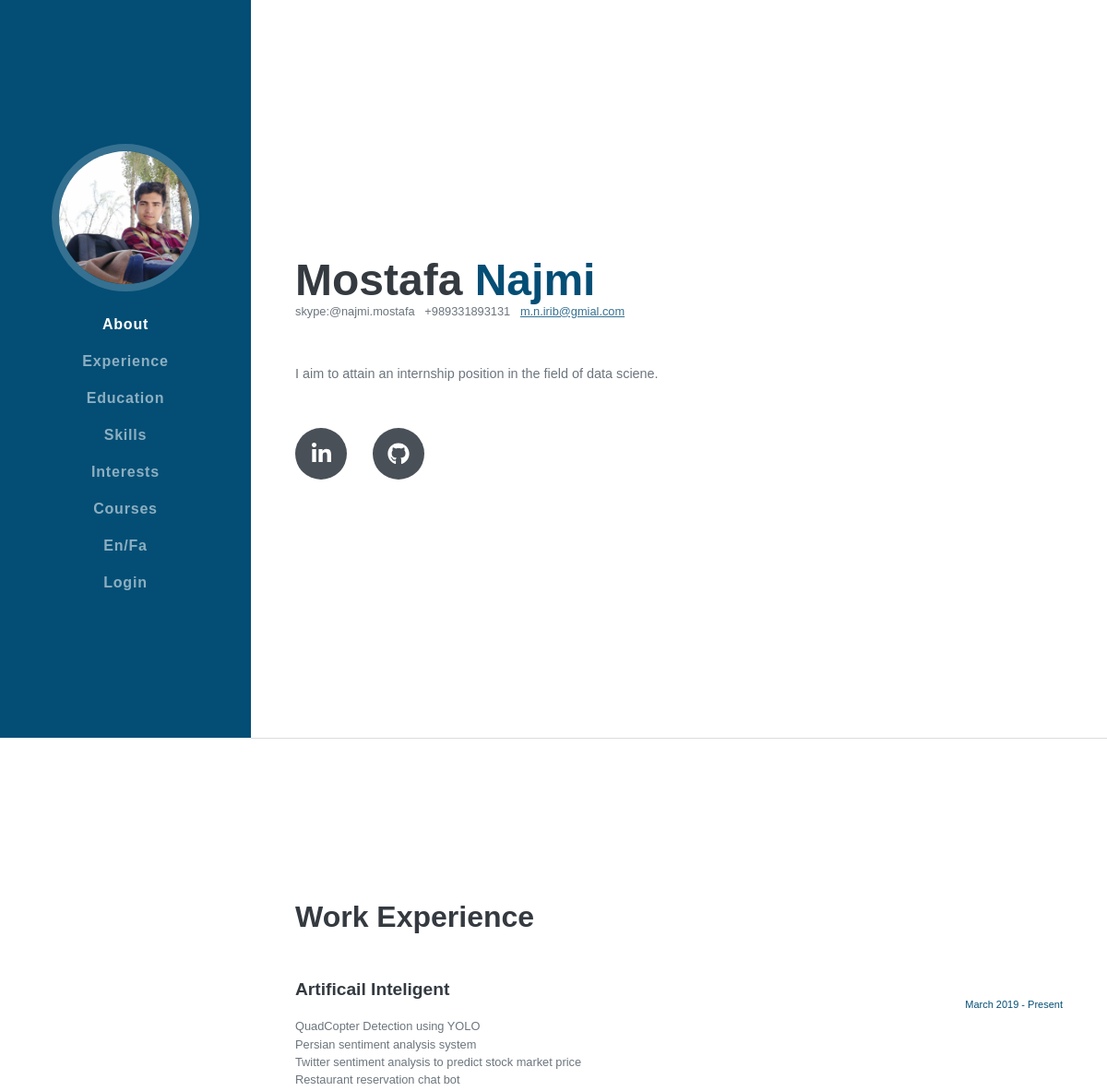
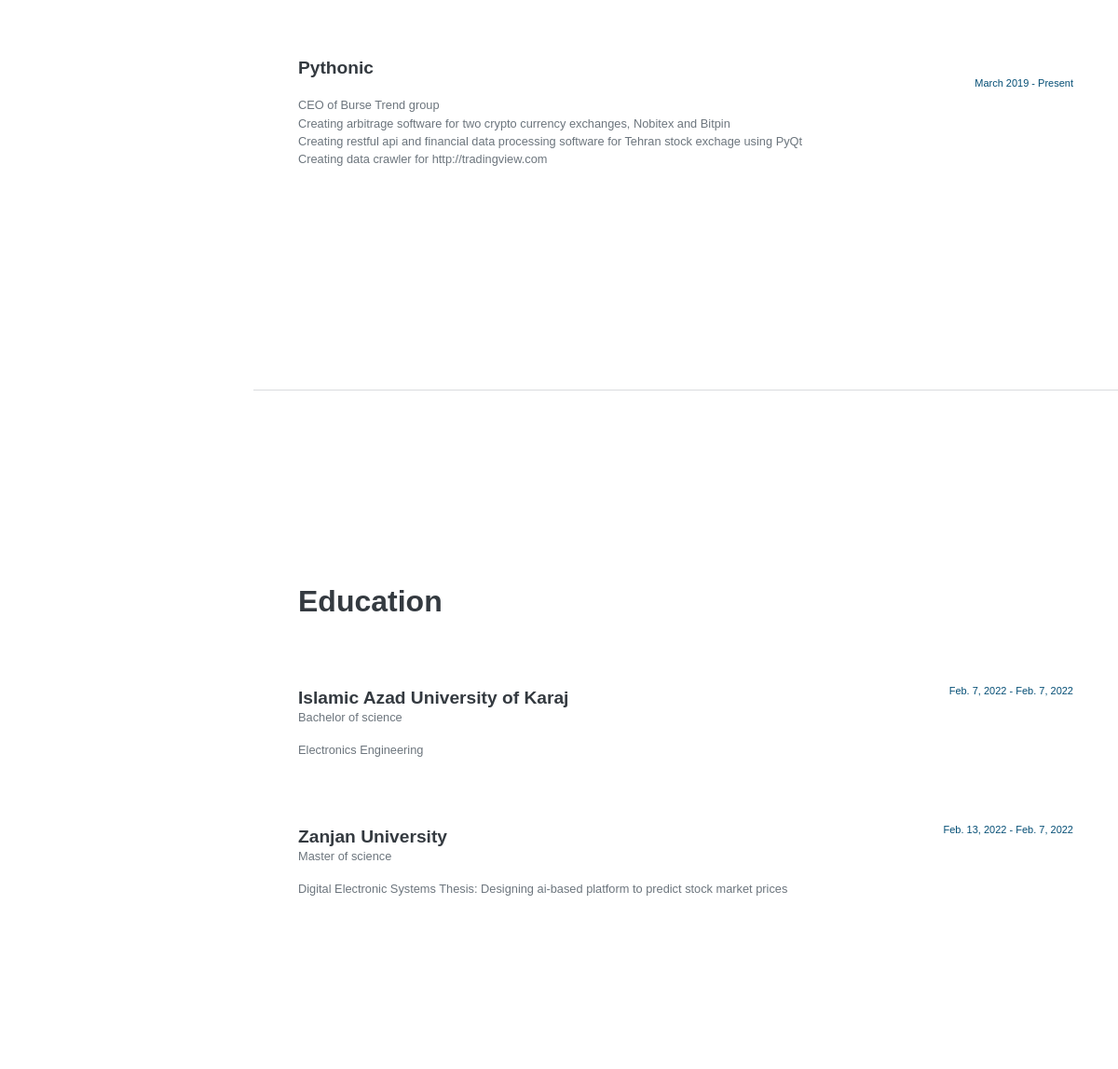
Page /resumesite/ (upper part) on the earlier database version (2 pictures, top to bottom).
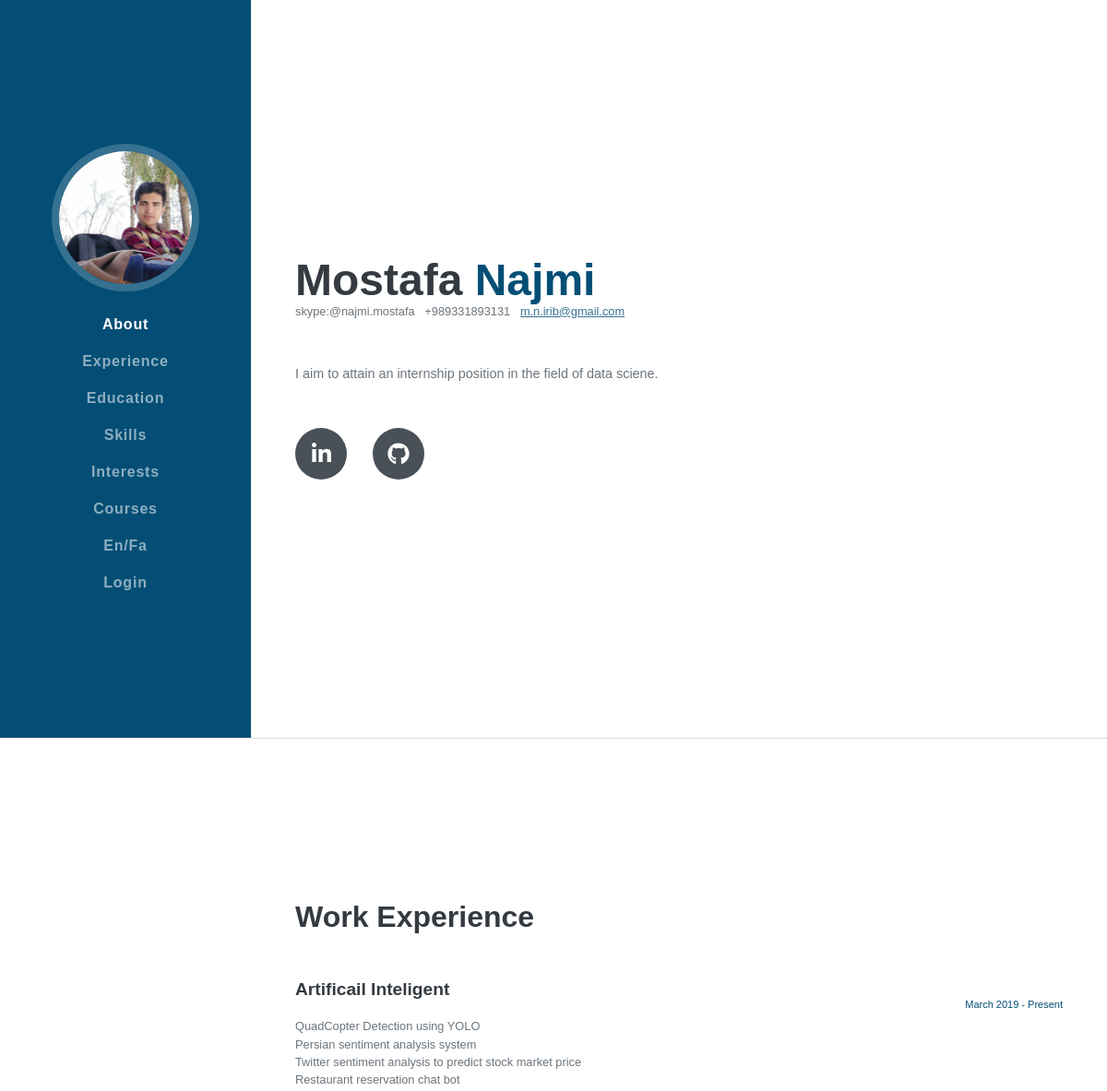
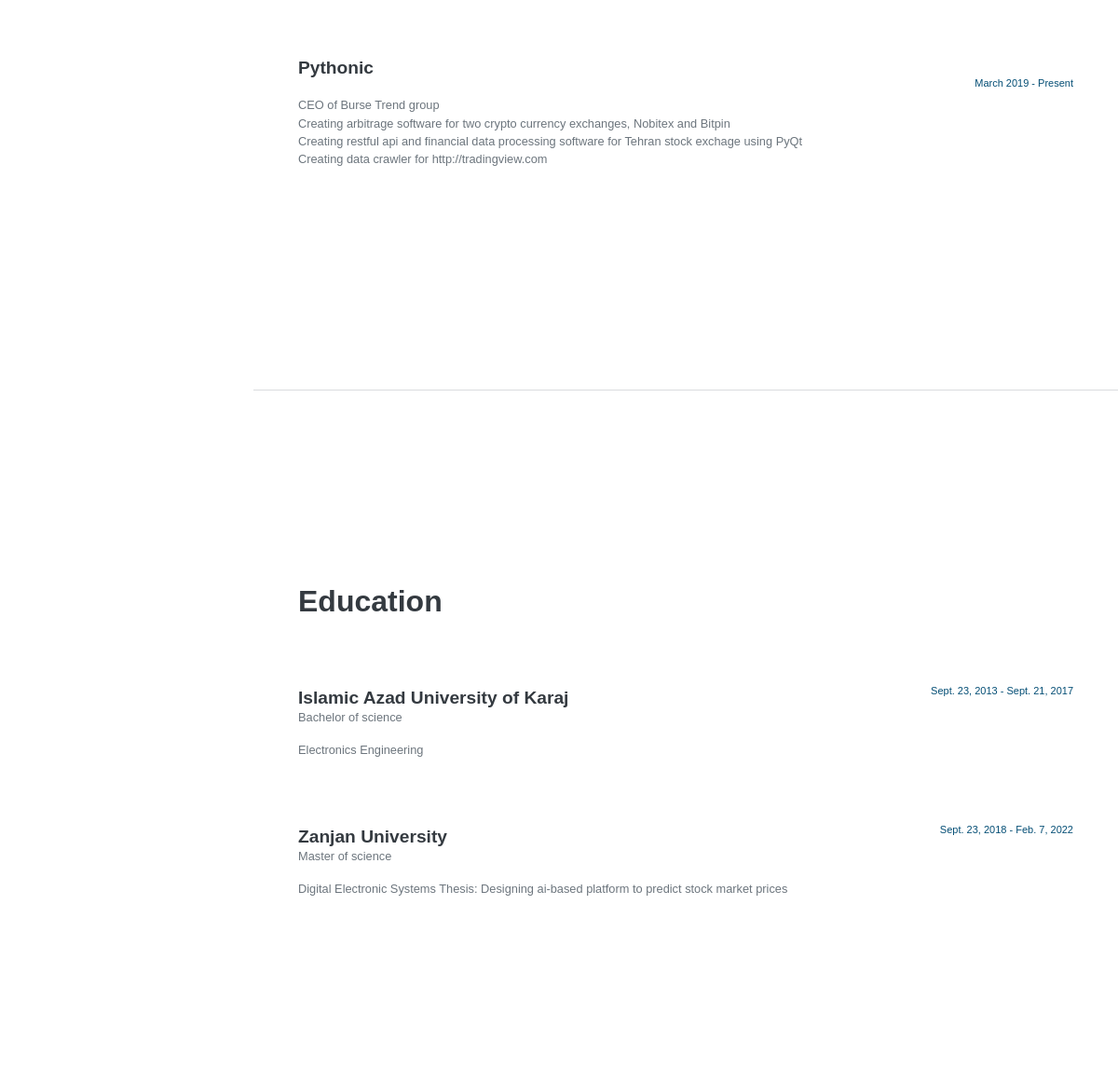
Same page on the later database version (2 pictures, top to bottom).
### resumesite/models.py (models this page shows, shortened)
class aboutmeModel(models.Model):
    class Meta:
        verbose_name="درباره من"
        verbose_name_plural="درباره من"
    Name=models.CharField(max_length=100)
    LastName=models.CharField(max_length=100)
    address=models.CharField(max_length=300,null=True)
    phone_number=models.IntegerField(null=True)
    Email=models.EmailField()
    owner = models.ForeignKey('auth.User', related_name='snippets', on_delete=models.CASCADE,null=True)

class aducationModel(models.Model):
    class Meta:
        verbose_name="سوابق تحصیلی"
        verbose_name_plural="سوابق تحصیلی"
    Associate=1
    Bachelor=2
    Master=3
    phD=4
    status_choices=((Associate,"Associate"),
                    (Bachelor,"Bachelor of science"),
                    (Master,"Master of science "),
                    (phD,"phD"))
    degree_level=models.IntegerField(choices=status_choices,verbose_name="مقطع تحصیلی")
    major=models.CharField(max_length=100,verbose_name="رشته تحصیلی")
    university=models.CharField(max_length=100,verbose_name="دانشگاه")
    gpa=models.FloatField(verbose_name="معدل")
    from_year=models.DateField(verbose_name="سال شروع")
    to_year=models.DateField(verbose_name="سال پایان")

### resumesite/views.py (the view)
# urls.py: path('',views.home),
def home(request):
    aboutMeModel=aboutmeModel.objects.all()
    Workexperience=workexperience.objects.all()
    AducationModel=aducationModel.objects.all()
    SkillsModel=skillsModel.objects.all()
    CoursesModel=coursesModel.objects.all()
    context={
        'aboutMeModel':aboutMeModel,
        'Workexperience':Workexperience,
        'AducationModel':AducationModel,
        'SkillsModel':SkillsModel,
        'CoursesModel':CoursesModel
    }
    return render(request,'home.html',context)

### resumesite/templates/home.html (shortened to what the changed rows need)
{% load static %}
<!DOCTYPE html>
<html lang="en">
    <head>
        <link href="{% static 'css/style.css'%}" rel="stylesheet" />
    </head>
    <body id="page-top">
        <div class="container-fluid p-0">
            <section class="resume-section" id="about">
                <div class="resume-section-content">
                    <h1 class="mb-0">
                        {% for aboutMe in aboutMeModel%}
                            {{aboutMe.Name}}
                        {% endfor%}
                        <span class="text-primary">
                        {% for aboutMe in aboutMeModel%}
                            {{aboutMe.LastName}}
                        {% endfor%}</span>
                    </h1>
                    <div class="subheading mb-5">
                        {% for aboutMe in aboutMeModel%}
                            skype:{{aboutMe.address}}
                            &nbsp;&nbsp;+{{aboutMe.phone_number}}&nbsp;&nbsp;
                        {% endfor%}
                        <a href="mailto:m.n.irib@gmail.com">
                            {% for aboutMe in aboutMeModel%}
                            {{aboutMe.Email}}
                        {% endfor%}</a>
                    </div>
                    <p class="lead mb-5">I aim to attain an internship position in the field of data sciene.</p>
                    <div class="social-icons">
                        <a class="social-icon" href="https://www.linkedin.com/in/mostafa-najmi/"><i class="fab fa-linkedin-in"></i></a>
                        <a class="social-icon" href="https://github.com/mnwato"><i class="fab fa-github"></i></a>
                    </div>
                </div>
            </section>
            <section class="resume-section" id="experience">
                <div class="resume-section-content">
                    <h2 class="mb-5">Work Experience</h2>
                </div>
            </section>
            <section class="resume-section" id="education">
                <div class="resume-section-content">
                    <h2 class="mb-5">Education</h2>
                    {% for aducationModel in AducationModel %}
                    <div class="d-flex flex-column flex-md-row justify-content-between mb-5">
                        <div class="flex-grow-1">
                                <br><h3 class="mb-0">{{ aducationModel.university}}</h3>
                                <div class="subheading mb-3">{{ aducationModel.get_degree_level_display }}</div>
                                <div style="font-size: 0.8rem;">{{ aducationModel.major}}</div>
                        </div>
                        <div class="flex-shrink-0"><span class="text-primary">{{aducationModel.from_year}} - {{aducationModel.to_year}}</span></div>
                    </div>
                    {% endfor %}
                </div>
            </section>
        </div>
    </body>
</html>

Differences in the rows shown:
changed aboutmeModel "Mostafa": Email "m.n.irib@gmial.com" → "m.n.irib@gmail.com"
changed aducationModel "Islamic Azad University of Karaj": from_year "Feb. 7, 2022" → "Sept. 23, 2013"; to_year "Feb. 7, 2022" → "Sept. 21, 2017"
changed aducationModel "Zanjan University": from_year "Feb. 13, 2022" → "Sept. 23, 2018"
